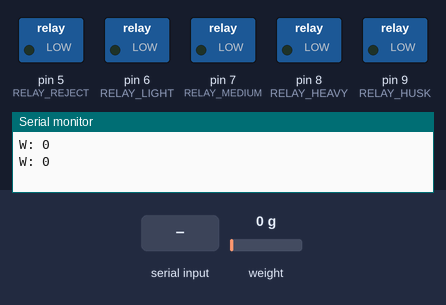
Bench run of a sketch on a simulated Arduino Uno, built with avr-gcc and run on an emulated ATmega328P. On the bench: switched loads named in the sketch (green lamp = pin HIGH), the last lines printed to the serial monitor. The inputs (shaded band) are chosen by the test bench; at power-on: weight on the scale 0 g.

Above: at 2.2 s.
2.3 s: "R" received over Serial
At 2.8 s:
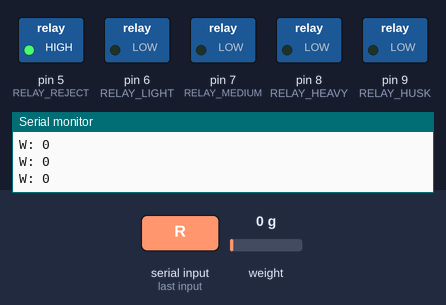
4.4 s: "L" received over Serial
At 4.8 s:
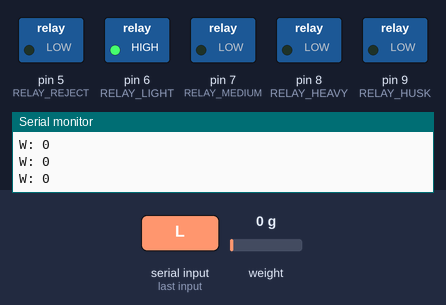
6.4 s: "M" received over Serial
At 6.8 s:
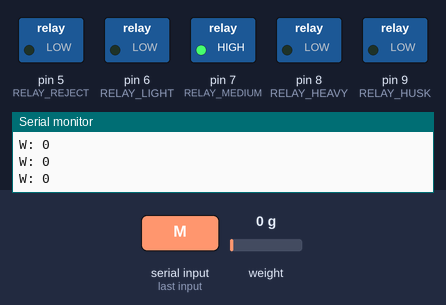
8.4 s: "H" received over Serial
At 8.8 s:
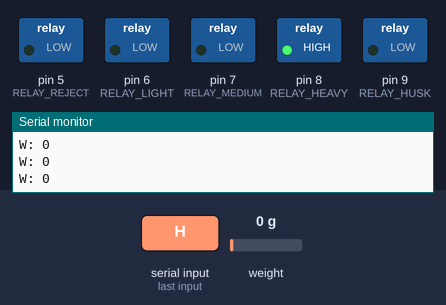
10.4 s: "K" received over Serial
At 11.3 s:
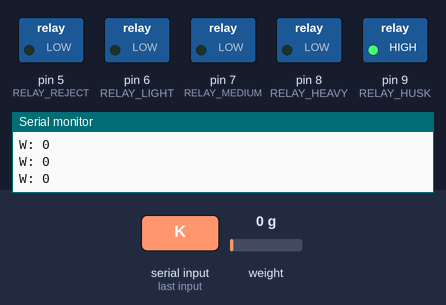
Timing chart, 0 to 13.4 s (numbered marks = the images above; inputs shaded):
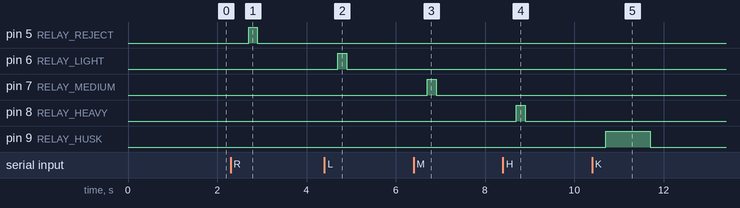

Measured:
- after the input at 2.3 s, pin 5 (RELAY_REJECT): LOW → HIGH after 0.40 s, → LOW 0.20 s later
- after the input at 4.4 s, pin 6 (RELAY_LIGHT): LOW → HIGH after 0.30 s, → LOW 0.20 s later
- after the input at 6.4 s, pin 7 (RELAY_MEDIUM): LOW → HIGH after 0.30 s, → LOW 0.20 s later
- after the input at 8.4 s, pin 8 (RELAY_HEAVY): LOW → HIGH after 0.31 s, → LOW 0.20 s later
- after the input at 10.4 s, pin 9 (RELAY_HUSK): LOW → HIGH after 0.31 s, → LOW 1.0 s later

The sketch:

coconut_sorter.ino
```cpp
// Coconut Sorting Bench Prototype Firmware
// - Reads HX711 load cell
// - Streams weight (grams) over Serial as: "W: 1035"
// - Listens for commands: R (reject), L (light), M (medium), H (heavy), K (husk)
// - Pulses relays/outputs for actuators

#include "HX711.h"

// --- Pins (adjust to your wiring) ---
const int DOUT = 3;  // HX711 DOUT
const int SCK  = 2;  // HX711 SCK

const int RELAY_REJECT = 5; // Reject diverter
const int RELAY_LIGHT  = 6; // Light bin
const int RELAY_MEDIUM = 7; // Medium bin
const int RELAY_HEAVY  = 8; // Heavy bin
const int RELAY_HUSK   = 9; // Husk motor/solenoid (prototype only)

// --- HX711 ---
HX711 scale;
float calibration_factor = -7050.0; // Calibrate with known weight

// --- Timings ---
const int PULSE_MS = 200;      // Pulse duration for diverter actuations
const int HUSK_MS  = 1000;     // Husk cycle pulse (prototype)

void setup() {
  Serial.begin(115200);

  pinMode(RELAY_REJECT, OUTPUT);
  pinMode(RELAY_LIGHT, OUTPUT);
  pinMode(RELAY_MEDIUM, OUTPUT);
  pinMode(RELAY_HEAVY, OUTPUT);
  pinMode(RELAY_HUSK, OUTPUT);

  digitalWrite(RELAY_REJECT, LOW);
  digitalWrite(RELAY_LIGHT, LOW);
  digitalWrite(RELAY_MEDIUM, LOW);
  digitalWrite(RELAY_HEAVY, LOW);
  digitalWrite(RELAY_HUSK, LOW);

  scale.begin(DOUT, SCK);
  scale.set_scale(calibration_factor);
  scale.tare(); // Reset the scale to 0
}

void loop() {
  // ---- Weight streaming ----
  if (scale.is_ready()) {
    // Average 5 samples; convert kg to grams
    float grams = scale.get_units(5) * 1000.0;
    Serial.print("W: ");
    Serial.println(grams, 0);
  }

  // ---- Command handling ----
  if (Serial.available()) {
    char c = Serial.read();
    if (c == 'R') pulse(RELAY_REJECT, PULSE_MS);
    if (c == 'L') pulse(RELAY_LIGHT,  PULSE_MS);
    if (c == 'M') pulse(RELAY_MEDIUM, PULSE_MS);
    if (c == 'H') pulse(RELAY_HEAVY,  PULSE_MS);
    if (c == 'K') pulse(RELAY_HUSK,   HUSK_MS);
  }

  delay(100);
}

void pulse(int pin, int ms) {
  digitalWrite(pin, HIGH);
  delay(ms);
  digitalWrite(pin, LOW);
}
```
